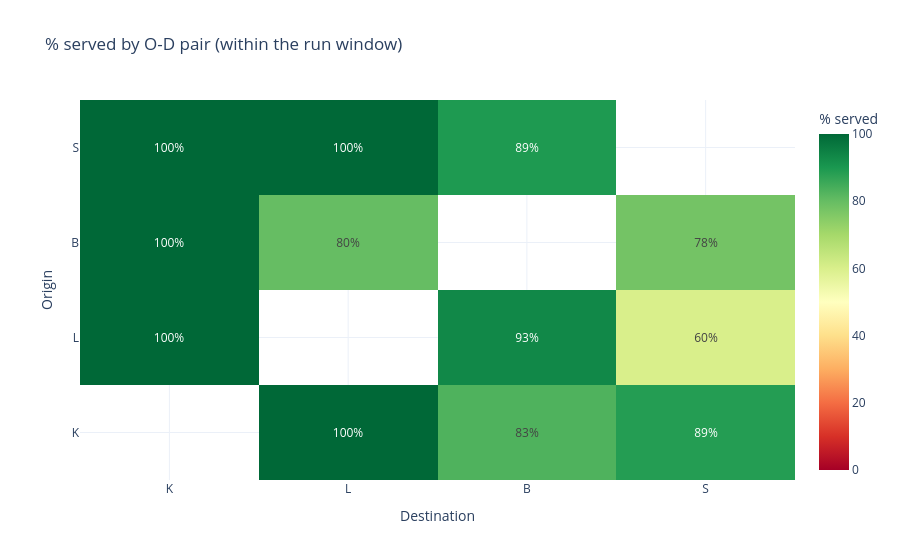

Notebook code for this chart:
### Markdown cell above
## Detalle de la recompensa ganadora: desglose por par + perfil temporal

### Code cell
corrida_ganadora = corridas[ganador]

fig = viz.graficar_heatmap_cumplimiento(corrida_ganadora)
fig.write_html(str(OUT_COMPARACION / f"heatmap_por_par_{ganador}.html"))
fig.show()

### Figure 1 — Plotly figure (JSON) as saved in the notebook; plotly's stock layout.template omitted (floating-point values rounded to 4 significant figures)
{"data": [{"colorbar": {"title": {"text": "% served"}}, "colorscale": [[0, "rgb(165,0,38)"], [0.1, "rgb(215,48,39)"], [0.2, "rgb(244,109,67)"], [0.3, "rgb(253,174,97)"], [0.4, "rgb(254,224,139)"], [0.5, "rgb(255,255,191)"], [0.6, "rgb(217,239,139)"], [0.7, "rgb(166,217,106)"], [0.8, "rgb(102,189,99)"], [0.9, "rgb(26,152,80)"], [1, "rgb(0,104,55)"]], "hovertemplate": "origin %{y} -> destination %{x}<br>%{z:.1f}% served<extra></extra>", "text": [["", "100%", "83%", "89%"], ["100%", "", "93%", "60%"], ["100%", "80%", "", "78%"], ["100%", "100%", "89%", ""]], "texttemplate": "%{text}", "type": "heatmap", "x": ["K", "L", "B", "S"], "y": ["K", "L", "B", "S"], "z": [[NaN, 100.0, 83.07, 88.64], [100.0, NaN, 93.37, 60.0], [100.0, 80.0, NaN, 77.78], [100.0, 100.0, 89.44, NaN]], "zmax": 100, "zmin": 0}], "layout": {"title": {"text": "% served by O-D pair (within the run window)"}, "xaxis": {"title": {"text": "Destination"}}, "yaxis": {"title": {"text": "Origin"}}}}
